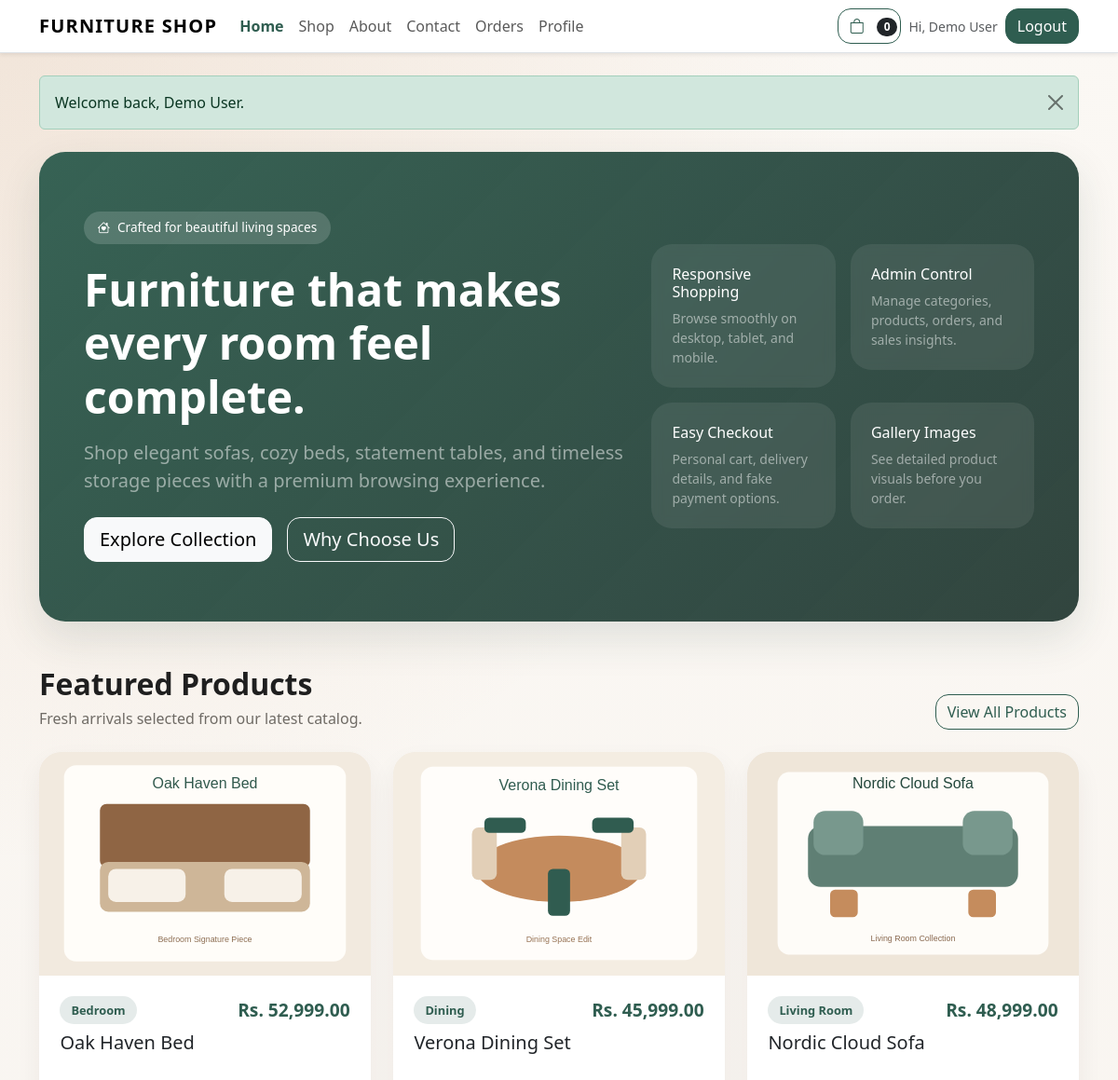
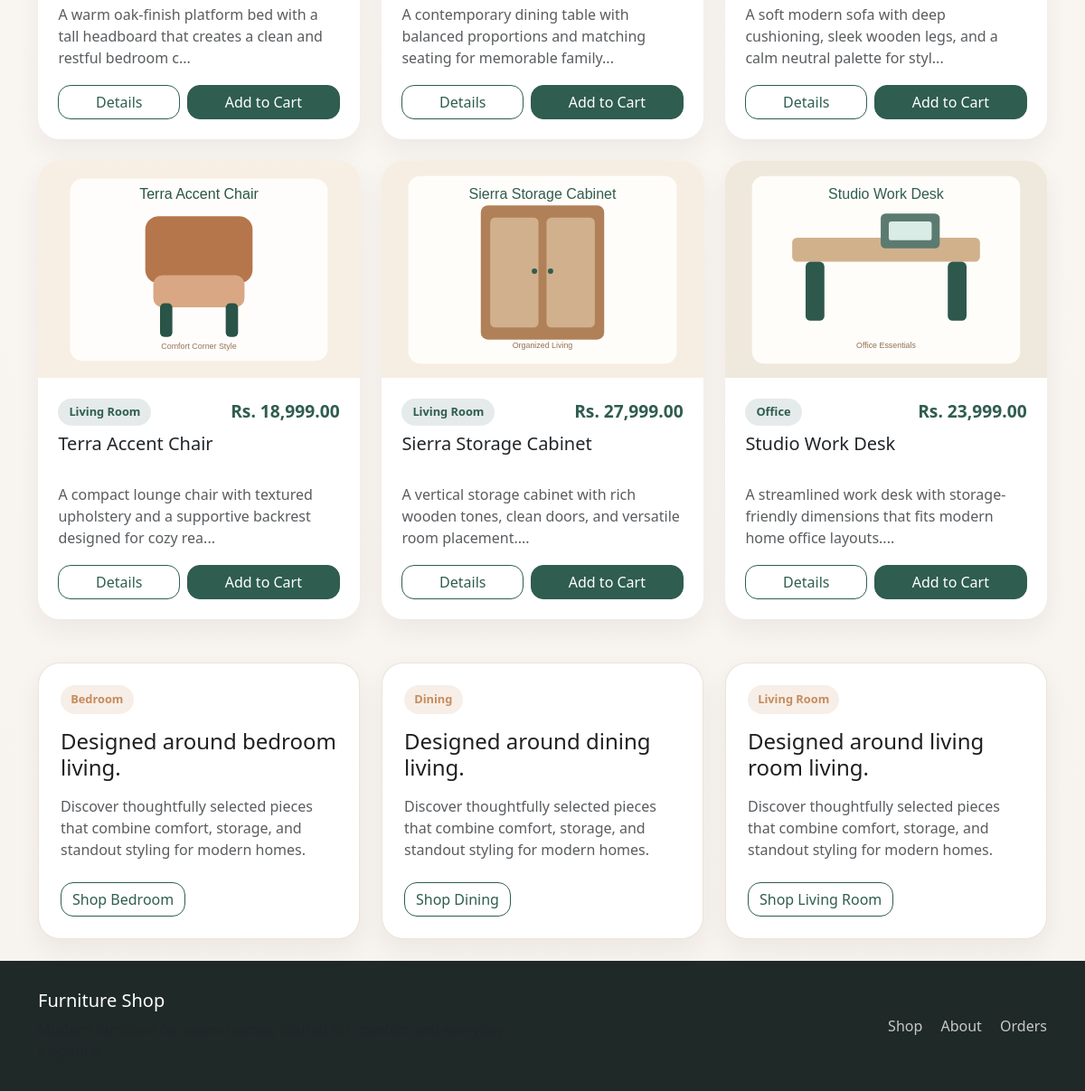
Page /index.php (signed in) on the committed database (2 pictures, top to bottom).
### tables this page shows
CREATE TABLE products (
    id INT UNSIGNED AUTO_INCREMENT PRIMARY KEY,
    category_id INT UNSIGNED NOT NULL,
    name VARCHAR(180) NOT NULL,
    description TEXT NOT NULL,
    price DECIMAL(10, 2) NOT NULL DEFAULT 0.00,
    cover_image VARCHAR(255) NOT NULL,
    created_at TIMESTAMP NOT NULL DEFAULT CURRENT_TIMESTAMP,
    KEY idx_products_category_id (category_id),
    CONSTRAINT fk_products_category
        FOREIGN KEY (category_id) REFERENCES categories(id)
        ON DELETE RESTRICT ON UPDATE CASCADE
);

CREATE TABLE categories (
    id INT UNSIGNED AUTO_INCREMENT PRIMARY KEY,
    name VARCHAR(120) NOT NULL,
    created_at TIMESTAMP NOT NULL DEFAULT CURRENT_TIMESTAMP,
    UNIQUE KEY uk_categories_name (name)
);

### includes/store.php (called while the page is built, shortened)
<?php
function get_categories(PDO $pdo)
{
    $stmt = $pdo->query('SELECT * FROM categories ORDER BY name ASC');
    return $stmt->fetchAll(PDO::FETCH_ASSOC);
}
function get_featured_products(PDO $pdo, $limit)
{
    $limit = (int) $limit;
    $stmt = $pdo->prepare('SELECT p.*, c.name AS category_name FROM products p INNER JOIN categories c ON c.id = p.category_id ORDER BY p.created_at DESC LIMIT ' . $limit);
    $stmt->execute();
    return $stmt->fetchAll(PDO::FETCH_ASSOC);
}

### index.php (the view, shortened to what this page needs)
<?php
require_once __DIR__ . '/db.php';
$featuredProducts = get_featured_products($pdo, 6);
$categories = get_categories($pdo);
require_once __DIR__ . '/header.php';
?>
<section class="hero-section mb-5">
    <div class="row align-items-center g-4">
        <div class="col-lg-7">
            <span class="hero-chip"><i class="bi bi-house-heart"></i> Crafted for beautiful living spaces</span>
            <h1 class="display-5 fw-bold mb-3">Furniture that makes every room feel complete.</h1>
            <p class="lead text-white-50 mb-4">Shop elegant sofas, cozy beds, statement tables, and timeless storage pieces with a premium browsing experience.</p>
            <div class="d-flex flex-wrap gap-3">
                <a class="btn btn-light btn-lg" href="<?php echo e(base_url('shop.php')); ?>">Explore Collection</a>
                <a class="btn btn-outline-light btn-lg" href="<?php echo e(base_url('about.php')); ?>">Why Choose Us</a>
            </div>
        </div>
        <div class="col-lg-5">
            <div class="row g-3">
                <div class="col-sm-6">
                    <div class="feature-card">
                        <h2 class="h6">Responsive Shopping</h2>
                        <p class="small mb-0 text-white-50">Browse smoothly on desktop, tablet, and mobile.</p>
                    </div>
                </div>
                <div class="col-sm-6">
                    <div class="feature-card">
                        <h2 class="h6">Admin Control</h2>
                        <p class="small mb-0 text-white-50">Manage categories, products, orders, and sales insights.</p>
                    </div>
                </div>
                <div class="col-sm-6">
                    <div class="feature-card">
                        <h2 class="h6">Easy Checkout</h2>
                        <p class="small mb-0 text-white-50">Personal cart, delivery details, and fake payment options.</p>
                    </div>
                </div>
                <div class="col-sm-6">
                    <div class="feature-card">
                        <h2 class="h6">Gallery Images</h2>
                        <p class="small mb-0 text-white-50">See detailed product visuals before you order.</p>
                    </div>
                </div>
            </div>
        </div>
    </div>
</section>
<section class="mb-5">
    <div class="d-flex justify-content-between align-items-end flex-wrap gap-3 mb-4">
        <div>
            <h2 class="section-title">Featured Products</h2>
            <p class="section-subtitle mb-0">Fresh arrivals selected from our latest catalog.</p>
        </div>
        <a class="btn btn-outline-dark" href="<?php echo e(base_url('shop.php')); ?>">View All Products</a>
    </div>
    <div class="row g-4">
        <?php foreach ($featuredProducts as $product): ?>
            <div class="col-md-6 col-xl-4">
                <div class="product-card card border-0">
                    <img src="<?php echo e(image_url($product['cover_image'])); ?>" class="product-image" alt="<?php echo e($product['name']); ?>">
                    <div class="card-body">
                        <div class="d-flex justify-content-between align-items-center mb-2">
                            <span class="category-pill"><?php echo e($product['category_name']); ?></span>
                            <span class="product-price"><?php echo e(format_price($product['price'])); ?></span>
                        </div>
                        <h3 class="h5"><?php echo e($product['name']); ?></h3>
                        <p class="text-muted"><?php echo e(substr($product['description'], 0, 95)); ?>...</p>
                        <div class="d-flex gap-2">
                            <a class="btn btn-outline-dark flex-fill" href="<?php echo e(base_url('product.php?id=' . $product['id'])); ?>">Details</a>
                            <form method="post" action="<?php echo e(base_url('cart.php')); ?>" class="flex-fill">
                                <button type="submit" class="btn btn-dark w-100">Add to Cart</button>
                            </form>
                        </div>
                    </div>
                </div>
            </div>
        <?php endforeach; ?>
    </div>
</section>
<section class="row g-4">
    <?php foreach (array_slice($categories, 0, 3) as $category): ?>
        <div class="col-md-4">
            <div class="panel-card p-4 h-100">
                <span class="badge-soft mb-3 d-inline-block"><?php echo e($category['name']); ?></span>
                <h3 class="h4 mb-3">Designed around <?php echo e(strtolower($category['name'])); ?> living.</h3>
                <p class="text-muted mb-4">Discover thoughtfully selected pieces that combine comfort, storage, and standout styling for modern homes.</p>
                <a href="<?php echo e(base_url('shop.php?category=' . $category['id'])); ?>" class="btn btn-outline-dark">Shop <?php echo e($category['name']); ?></a>
            </div>
        </div>
    <?php endforeach; ?>
</section>
<?php require_once __DIR__ . '/footer.php'; ?>

### assets/css/style.css (style rules this page uses)
:root { --fs-bg: #f7f3ee; --fs-surface: #ffffff; --fs-primary: #2f5d50; --fs-primary-dark: #22453b; --fs-accent: #c58c5d; --fs-ink: #1f1f1f; --fs-muted: #6f6b65; --fs-border: #e8ded2; --fs-shadow: 0 18px 45px rgba(34, 69, 59, 0.12); }
body { font-family: "Segoe UI", Tahoma, Geneva, Verdana, sans-serif; background: radial-gradient(circle at top left, rgba(197, 140, 93, 0.18), transparent 35%), linear-gradient(180deg, #fbf8f4 0%, var(--fs-bg) 100%); color: var(--fs-ink); }
a { text-decoration: none; }
.hero-section { background: linear-gradient(135deg, rgba(47, 93, 80, 0.96), rgba(32, 53, 47, 0.92)), linear-gradient(135deg, rgba(197, 140, 93, 0.2), transparent); border-radius: 28px; padding: 4rem 3rem; color: #fff; box-shadow: var(--fs-shadow); overflow: hidden; }
.hero-chip { display: inline-flex; align-items: center; gap: 0.5rem; padding: 0.45rem 0.9rem; border-radius: 999px; background: rgba(255, 255, 255, 0.16); font-size: 0.85rem; margin-bottom: 1.25rem; }
.section-title { font-size: 2rem; font-weight: 700; margin-bottom: 0.35rem; }
.section-subtitle { color: var(--fs-muted); max-width: 620px; }
.stat-card, .panel-card, .product-card, .form-card { background: var(--fs-surface); border: 1px solid rgba(232, 222, 210, 0.8); border-radius: 24px; box-shadow: 0 12px 28px rgba(44, 37, 29, 0.06); }
.stat-card, .panel-card, .form-card { height: 100%; }
.product-card { overflow: hidden; transition: transform 0.25s ease, box-shadow 0.25s ease; height: 100%; }
.product-card .product-image { height: 240px; object-fit: cover; width: 100%; background: #f2ede6; }
.product-card .card-body { padding: 1.4rem; display: flex; flex-direction: column; }
.product-card h3, .product-card .h5 { min-height: 3rem; }
.product-card p.text-muted { min-height: 4.5rem; margin-bottom: 1.1rem; }
.product-price { font-size: 1.2rem; font-weight: 700; color: var(--fs-primary); }
.category-pill { display: inline-block; padding: 0.35rem 0.75rem; border-radius: 999px; background: rgba(47, 93, 80, 0.12); color: var(--fs-primary); font-size: 0.8rem; font-weight: 600; }
.badge-soft { background: rgba(197, 140, 93, 0.15); color: var(--fs-accent); border-radius: 999px; padding: 0.4rem 0.7rem; font-size: 0.8rem; font-weight: 600; }
.feature-card { padding: 1.4rem; border-radius: 22px; background: rgba(255, 255, 255, 0.08); backdrop-filter: blur(6px); }
.btn-dark { background: var(--fs-primary); border-color: var(--fs-primary); }
.btn, .form-control, .form-select { border-radius: 14px; }
.btn-outline-dark { border-color: var(--fs-primary); color: var(--fs-primary); }

### rows in the picture
products: cover_image (placeholder picture), category.name "Bedroom", price "Rs. 52,999.00", name "Oak Haven Bed", description "A warm oak-finish platform bed with a tall headboard that creates a clean and restful bedroom c"
products: cover_image (placeholder picture), category.name "Dining", price "Rs. 45,999.00", name "Verona Dining Set", description "A contemporary dining table with balanced proportions and matching seating for memorable family"
products: cover_image (placeholder picture), category.name "Living Room", price "Rs. 48,999.00", name "Nordic Cloud Sofa", description "A soft modern sofa with deep cushioning, sleek wooden legs, and a calm neutral palette for styl"
products: cover_image (placeholder picture), category.name "Living Room", price "Rs. 18,999.00", name "Terra Accent Chair", description "A compact lounge chair with textured upholstery and a supportive backrest designed for cozy rea"
products: cover_image (placeholder picture), category.name "Living Room", price "Rs. 27,999.00", name "Sierra Storage Cabinet", description "A vertical storage cabinet with rich wooden tones, clean doors, and versatile room placement."
products: cover_image (placeholder picture), category.name "Office", price "Rs. 23,999.00", name "Studio Work Desk", description "A streamlined work desk with storage-friendly dimensions that fits modern home office layouts."
categories: name "Bedroom", name "bedroom"
categories: name "Dining", name "dining"
categories: name "Living Room", name "living room"

### other values in the picture
APP_NAME "FURNITURE SHOP"
$cartCount "0"
$currentUser['name'] "Demo User"
$flash['message'] "Welcome back, Demo User."
APP_NAME "Furniture Shop"
